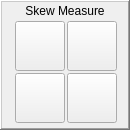
    <widget class="QFrame" name="frame_2">
     <property name="geometry">
      <rect>
       <x>344</x>
       <y>0</y>
       <width>130</width>
       <height>130</height>
      </rect>
     </property>
     <property name="frameShape">
      <enum>QFrame::WinPanel</enum>
     </property>
     <property name="frameShadow">
      <enum>QFrame::Raised</enum>
     </property>
     <widget class="PushButton" name="pbtn_skew_xp">
      <property name="geometry">
       <rect>
        <x>15</x>
        <y>21</y>
        <width>50</width>
        <height>50</height>
       </rect>
      </property>
      <property name="text">
       <string/>
      </property>
      <property name="icon">
       <iconset>
        <normaloff>x1Probe_icons/skew_1.png</normaloff>x1Probe_icons/skew_1.png</iconset>
      </property>
      <property name="iconSize">
       <size>
        <width>48</width>
        <height>48</height>
       </size>
      </property>
      <property name="checkable">
       <bool>false</bool>
      </property>
      <property name="checked">
       <bool>false</bool>
      </property>
      <property name="indicator_option" stdset="0">
       <bool>false</bool>
      </property>
     </widget>
     <widget class="PushButton" name="pbtn_skew_ym">
      <property name="geometry">
       <rect>
        <x>67</x>
        <y>21</y>
        <width>50</width>
        <height>50</height>
       </rect>
      </property>
      <property name="text">
       <string/>
      </property>
      <property name="icon">
       <iconset>
        <normaloff>x1Probe_icons/skew_2.png</normaloff>x1Probe_icons/skew_2.png</iconset>
      </property>
      <property name="iconSize">
       <size>
        <width>48</width>
        <height>48</height>
       </size>
      </property>
      <property name="checkable">
       <bool>false</bool>
      </property>
      <property name="checked">
       <bool>false</bool>
      </property>
      <property name="indicator_option" stdset="0">
       <bool>false</bool>
      </property>
     </widget>
     <widget class="PushButton" name="pbtn_skew_yp">
      <property name="geometry">
       <rect>
        <x>15</x>
        <y>73</y>
        <width>50</width>
        <height>50</height>
       </rect>
      </property>
      <property name="text">
       <string/>
      </property>
      <property name="icon">
       <iconset>
        <normaloff>x1Probe_icons/skew_3.png</normaloff>x1Probe_icons/skew_3.png</iconset>
      </property>
      <property name="iconSize">
       <size>
        <width>48</width>
        <height>48</height>
       </size>
      </property>
      <property name="checkable">
       <bool>false</bool>
      </property>
      <property name="checked">
       <bool>false</bool>
      </property>
      <property name="indicator_option" stdset="0">
       <bool>false</bool>
      </property>
     </widget>
     <widget class="PushButton" name="pbtn_skew_xm">
      <property name="geometry">
       <rect>
        <x>67</x>
        <y>73</y>
        <width>50</width>
        <height>50</height>
       </rect>
      </property>
      <property name="text">
       <string/>
      </property>
      <property name="icon">
       <iconset>
        <normaloff>x1Probe_icons/skew_4-.png</normaloff>x1Probe_icons/skew_4-.png</iconset>
      </property>
      <property name="iconSize">
       <size>
        <width>48</width>
        <height>48</height>
       </size>
      </property>
      <property name="checkable">
       <bool>false</bool>
      </property>
      <property name="checked">
       <bool>false</bool>
      </property>
      <property name="indicator_option" stdset="0">
       <bool>false</bool>
      </property>
     </widget>
     <widget class="QLabel" name="label_skewed_label">
      <property name="geometry">
       <rect>
        <x>0</x>
        <y>0</y>
        <width>130</width>
        <height>21</height>
       </rect>
      </property>
      <property name="text">
       <string>Skew Measure</string>
      </property>
      <property name="alignment">
       <set>Qt::AlignCenter</set>
      </property>
     </widget>
    </widget>
